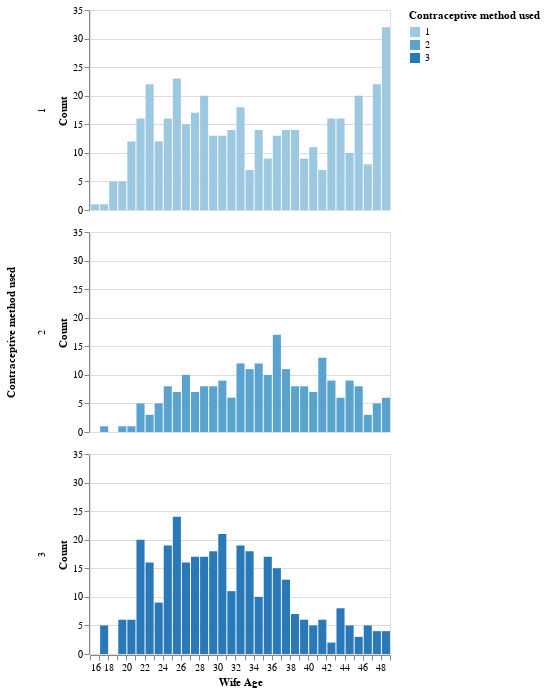

Notebook source saved alongside this figure:
### Code cell
alt.Chart(train_df).mark_bar().encode(
    x=alt.X("Wife Age:Q", bin=alt.Bin(maxbins=40), title="Wife Age"),
    y=alt.Y("count()", title="Count"),
    color="Contraceptive method used:O",
).properties(width=300, height=200).facet(row="Contraceptive method used")

### Figure 1 — Vega-Lite specification as saved in the notebook (floating-point values rounded to 4 significant figures; data arrays with more than 128 entries replaced by an {"elided": "..."} marker saying what was removed)
{"config": {"view": {"continuousWidth": 400, "continuousHeight": 300}}, "data": {"name": "data-2ecc569351b350be7a678684307e3d89"}, "facet": {"row": {"type": "quantitative", "field": "Contraceptive method used"}}, "spec": {"mark": "bar", "encoding": {"color": {"type": "ordinal", "field": "Contraceptive method used"}, "x": {"type": "quantitative", "bin": {"maxbins": 40}, "field": "Wife Age", "title": "Wife Age"}, "y": {"type": "quantitative", "aggregate": "count", "title": "Count"}}, "height": 200, "width": 300}, "$schema": "https://vega.github.io/schema/vega-lite/v4.8.1.json", "datasets": {"data-2ecc569351b350be7a678684307e3d89": {"elided": "1031 records"}}}
